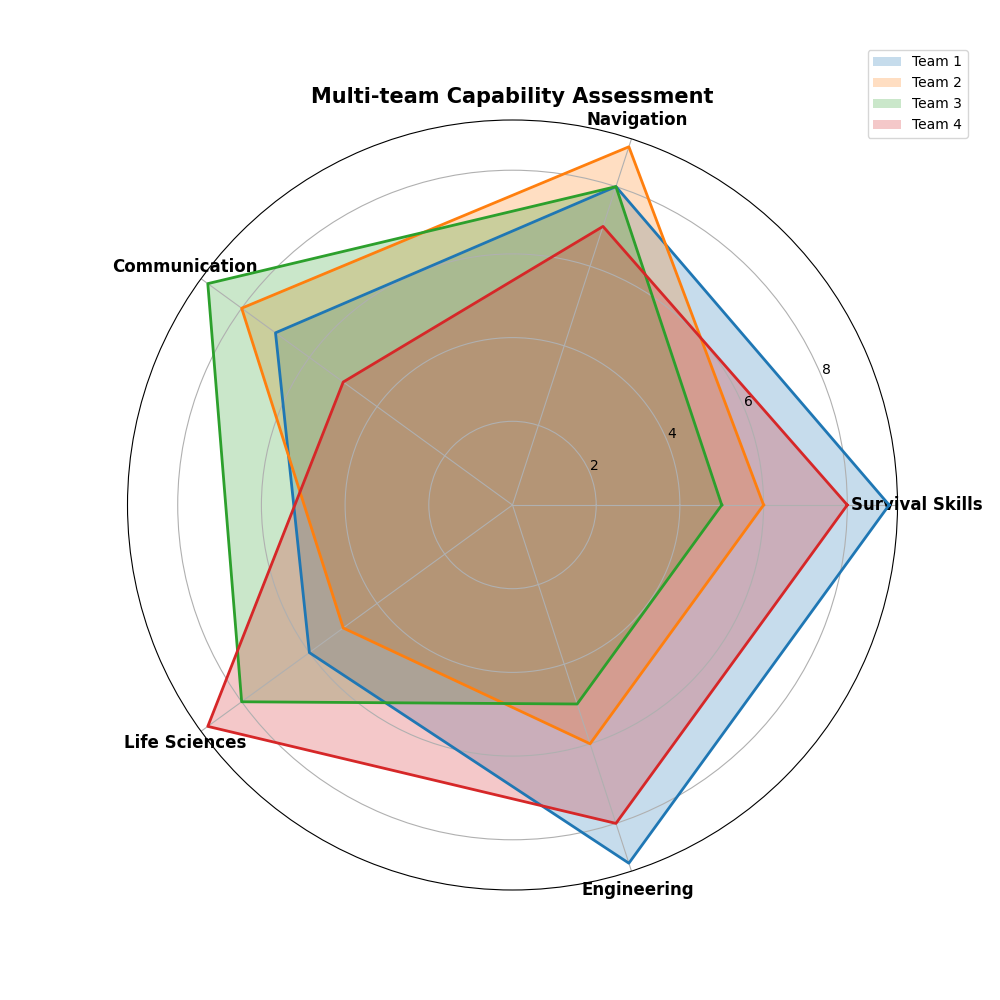

Write Python code to recreate this figure.
import matplotlib.pyplot as plt
import numpy as np
from math import pi

categories = ['Survival Skills', 'Navigation', 'Communication', 'Life Sciences', 'Engineering']
num_skills = len(categories)

team_1 = [9, 8, 7, 6, 9]
team_2 = [6, 9, 8, 5, 6]
team_3 = [5, 8, 9, 8, 5]
team_4 = [8, 7, 5, 9, 8]

data = np.array([team_1, team_2, team_3, team_4])
data = np.concatenate((data, data[:, [0]]), axis=1)

angles = np.linspace(0, 2 * pi, num_skills, endpoint=False).tolist()
angles += angles[:1]

fig, ax = plt.subplots(figsize=(10, 10), subplot_kw=dict(polar=True))

for i in range(len(data)):
    ax.fill(angles, data[i], alpha=0.25, label=f'Team {i+1}')
    ax.plot(angles, data[i], linewidth=2)

ax.set_xticks(angles[:-1])
ax.set_xticklabels(categories, fontsize=12, fontweight='bold')

plt.title('Multi-team Capability Assessment', fontsize=15, fontweight='bold')
plt.legend(loc='upper right', bbox_to_anchor=(1.1, 1.1))
plt.show()
